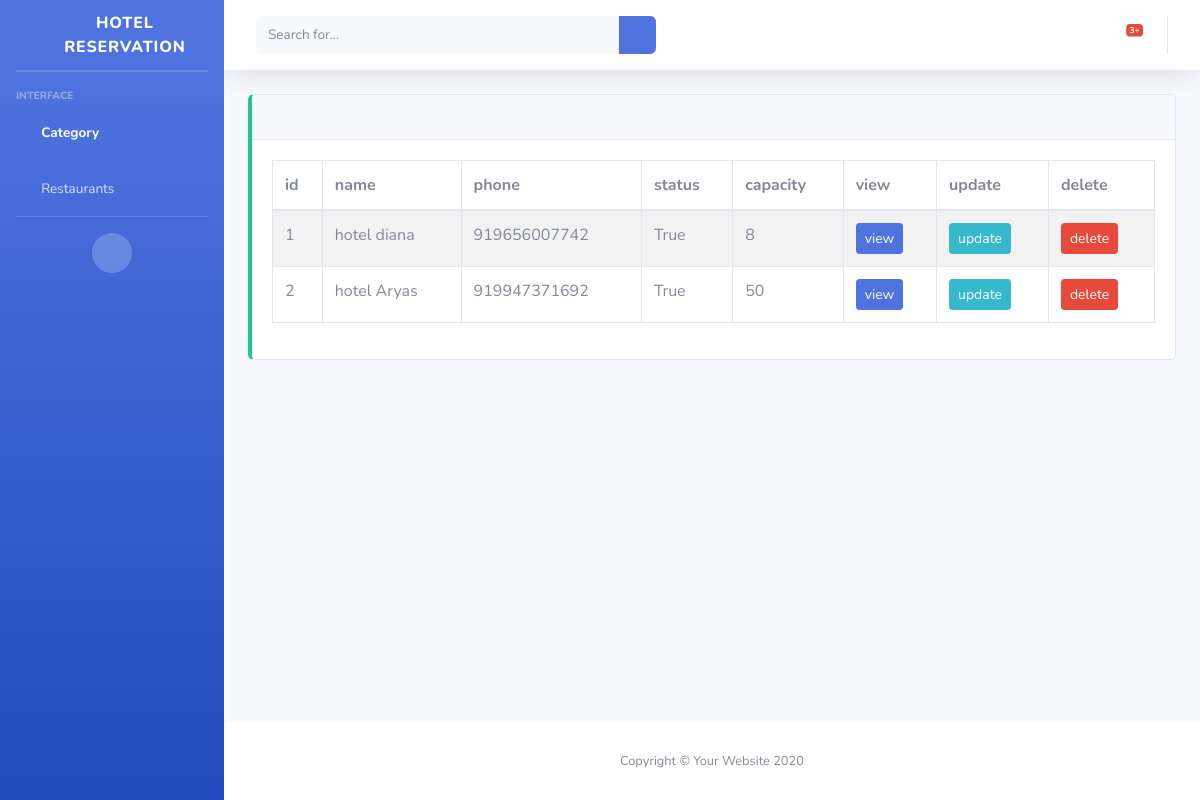
The page /restaurant/ on the database as committed earlier.
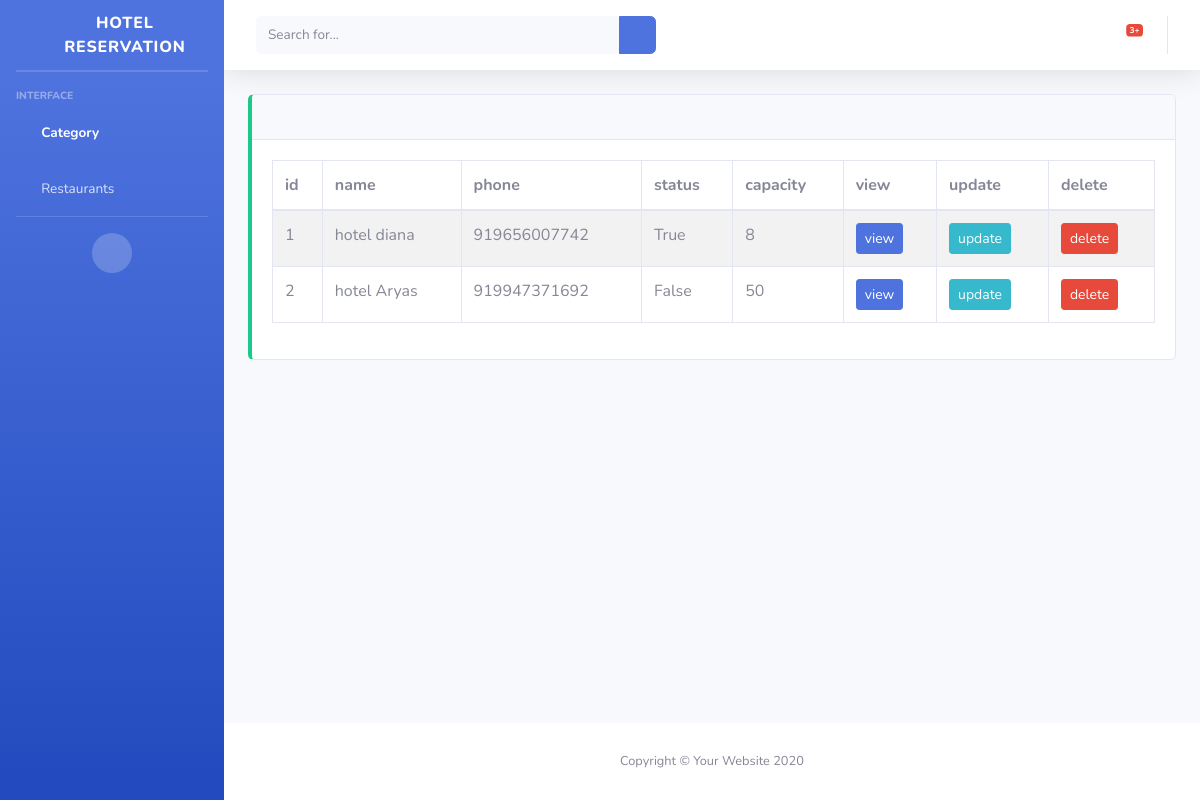
The same page on the database as committed later.
### restaurant/models.py (models this page shows, shortened)
class Restaurant(models.Model):
    name = models.CharField(max_length=100)
    description = models.TextField()
    address = models.TextField()
    phone = models.CharField(max_length=12)
    categorys = models.ManyToManyField(RestCategory)
    lat = models.FloatField()
    log = models.FloatField()
    status = models.BooleanField(default=False)
    opentime = models.TimeField()
    closstime = models.TimeField()
    seatingCapacity = models.IntegerField()
    user = models.OneToOneField(
        User, on_delete=models.CASCADE, blank=True, null=True)
    slug = models.SlugField(unique=True, blank=True, null=True)
    logo = models.ImageField(upload_to='rest/')
    def get_update_url(self):
        return reverse("restaurantupdate", kwargs={'pk': self.pk})
    def get_detail_url(self):
        return reverse("rester", kwargs={'slug': self.slug})

### restaurant/views.py (the view)
# urls.py: path('restaurant/', RestaurantList.as_view(), name="restaurant"),
class RestaurantList(ListView):
    model = Restaurant
    template_name = 'rest/list.html'
    context_object_name = "data"

### restaurant/templates/rest/list.html
{% extends 'base.html' %}
{% block content %}
<div class="table-responsive">
<table class="table table-bordered table-striped table-hover">
    <thead>
        <tr>
            <th>id</th>
            <th>name</th>
            <th>phone</th>
            <th>status</th>
            <th>capacity</th>
            <th>view</th>
            <th>update</th>
            <th>delete</th>
        </tr>
    </thead>
    <tbody>
    {% for i in data %}
        <tr>
            <td>{{forloop.counter}}</td>
            <td>{{i.name}}</td>
            <td>{{i.phone}}</td>
            <td>{{i.status}}</td>
            <td>{{i.seatingCapacity}}</td>
            {% if i.get_detail_url %}
            <td><a href="{{i.get_detail_url}}" class="btn btn-sm btn-primary">view</a></td>
            {% endif %}
            <td><a href="{{i.get_update_url}}" class="btn btn-sm btn-info">update</a></td>
            <td><form method="post" action=""><input type="submit" value="delete" class="btn btn-sm btn-danger"></form></a></td>
        </tr>
        {% endfor %}
    </tbody>
</table>
</div>
{% endblock content %}

Rows that differ between the two databases and show on the page:
changed Restaurant "hotel Aryas": status "True" → "False"
